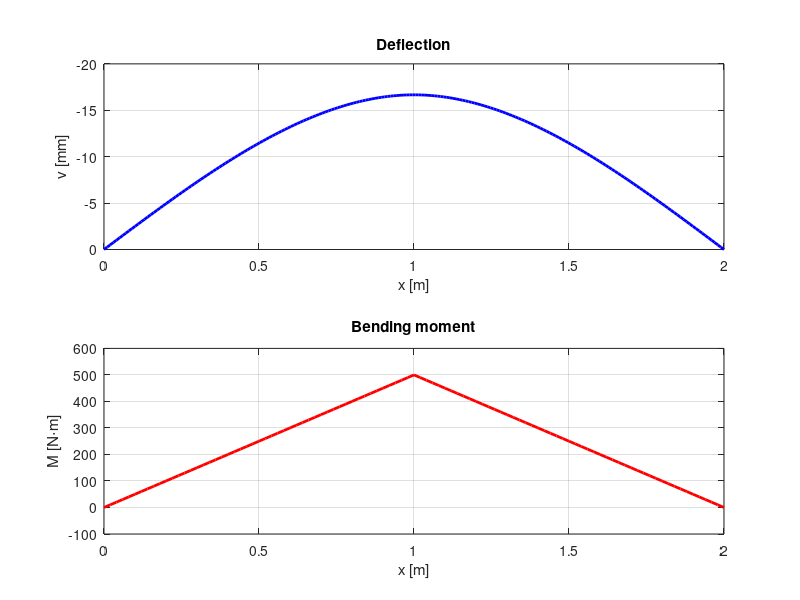

Write the MATLAB code that produced this figure. (Note: this script raises an error after producing the figure.)
% fem_beam_simple.m -- Chapter 5: Worked Example
% Simply supported Euler-Bernoulli beam, 2 equal elements
% L = 2 m, EI = 1e4 N*m^2, P = 1000 N at midspan
% Sign convention: upward-positive displacement, CCW-positive rotation
% Units: N, m
clear; clc; close all;

%% --- Parameters ---
L  = 2;      % total beam length [m]
Le = L/2;    % element length [m]
EI = 1e4;    % bending stiffness [N*m^2]
P  = 1000;   % applied load [N] (downward, enters as -P)

nNodes = 3;  nEl = 2;  nDOF = 2*nNodes;   % 6 DOFs total
% DOF map: node i -> (2i-1) = v_i, (2i) = theta_i
% DOFs: [v1 th1 v2 th2 v3 th3] = [1 2 3 4 5 6]

%% --- Element stiffness matrix ---
K0 = EI / Le^3;
fprintf('K0 = EI/Le^3 = %.4g N/m\n\n', K0);

Ce = [12   6*Le   -12   6*Le;
      6*Le 4*Le^2 -6*Le 2*Le^2;
     -12  -6*Le    12  -6*Le;
      6*Le 2*Le^2 -6*Le 4*Le^2];

ke = K0 * Ce;
fprintf('=== Element stiffness matrix k_e [N/m, N, N*m] ===\n');
fprintf('(K0 = %.4g N/m; Le = %.4g m)\n', K0, Le);
disp(ke);

%% --- Global assembly ---
K = zeros(nDOF);
for e = 1:nEl
    n1 = e; n2 = e+1;
    dofs = [2*n1-1, 2*n1, 2*n2-1, 2*n2];
    K(dofs, dofs) = K(dofs, dofs) + ke;
end
fprintf('=== Assembled 6x6 Global K [N/m or N or N*m] ===\n');
disp(K/K0);
fprintf('(all entries above multiplied by 1/K0)\n\n');

%% --- Load vector and BCs ---
F = zeros(nDOF, 1);
F(3) = -P;   % downward load at node 2 (DOF 3 = v2)

fixedDOFs = [1, 5];   % v1=0, v3=0 (pin and roller)
freeDOFs  = [2, 3, 4, 6];

Kff = K(freeDOFs, freeDOFs);
Ff  = F(freeDOFs);

fprintf('=== Reduced 4x4 System (free DOFs: th1 v2 th2 th3) ===\n');
fprintf('Kff =\n'); disp(Kff);
fprintf('Ff = [%.1f; %.1f; %.1f; %.1f] N or N*m\n\n', Ff(1),Ff(2),Ff(3),Ff(4));

%% --- Solve ---
u_free = Kff \ Ff;
u = zeros(nDOF, 1);
u(freeDOFs) = u_free;

fprintf('=== Nodal Displacements ===\n');
fprintf('v1    = %+.6f m  (fixed)\n', u(1));
fprintf('th1   = %+.6f rad\n', u(2));
fprintf('v2    = %+.6f m  (= %.4f mm)\n', u(3), u(3)*1000);
fprintf('th2   = %+.6f rad\n', u(4));
fprintf('v3    = %+.6f m  (fixed)\n', u(5));
fprintf('th3   = %+.6f rad\n', u(6));

% Analytical check
v2_analytic = P*L^3/(48*EI);
fprintf('\nAnalytical v2 = PL^3/(48EI) = %.6f m = %.4f mm\n', v2_analytic, v2_analytic*1000);
fprintf('FEM error = %.2e %%\n\n', abs(u(3)-v2_analytic)/v2_analytic*100);

%% --- Reactions ---
R = K*u - F;
fprintf('=== Support Reactions ===\n');
fprintf('R1 (v1): %+.4f N\n', R(1));
fprintf('R3 (v3): %+.4f N\n', R(5));
fprintf('Sum F:   %+.6f N (should be 0)\n\n', R(1)+R(5)-P);

%% --- Bending moment along beam ---
n_pts = 51;
M_all = []; x_all = [];
for e = 1:nEl
    n1 = e; n2 = e+1;
    dofs = [2*n1-1, 2*n1, 2*n2-1, 2*n2];
    ue = u(dofs);
    xi = linspace(0, Le, n_pts);
    % Second derivative of Hermite functions (curvature-displacement matrix)
    H1pp = (12*xi/Le^3 - 6/Le^2);
    H2pp = (6*xi/Le^2 - 4/Le);
    H3pp = (-12*xi/Le^3 + 6/Le^2);
    H4pp = (6*xi/Le^2 - 2/Le);
    % Bending moment M = EI * v''  (sagging positive)
    My = EI * (H1pp*ue(1) + H2pp*ue(2) + H3pp*ue(3) + H4pp*ue(4));
    x_el = (e-1)*Le + xi;
    M_all = [M_all, My];
    x_all = [x_all, x_el];
end
M_max = max(abs(M_all));
fprintf('=== Bending Moment ===\n');
fprintf('M_max = %.4f N*m  (analytical PL/4 = %.4f N*m)\n\n', M_max, P*L/4);

%% --- Figure ---
figure('Color','white','Position',[100 100 800 500]);
subplot(2,1,1);
x_plot = [0, Le, 2*Le]; v_plot = [u(1), u(3), u(5)]*1000;
xi_fine = linspace(0, L, 200);
v_fine = zeros(size(xi_fine));
for i = 1:length(xi_fine)
    xi = xi_fine(i);
    e = min(floor(xi/Le)+1, nEl);
    x_loc = xi - (e-1)*Le;
    n1=e; n2=e+1; dofs=[2*n1-1,2*n1,2*n2-1,2*n2]; ue=u(dofs);
    h1 = 1 - 3*(x_loc/Le)^2 + 2*(x_loc/Le)^3;
    h2 = x_loc*(1-x_loc/Le)^2;
    h3 = 3*(x_loc/Le)^2 - 2*(x_loc/Le)^3;
    h4 = x_loc*((x_loc/Le)^2 - x_loc/Le);
    v_fine(i) = (h1*ue(1)+h2*ue(2)+h3*ue(3)+h4*ue(4))*1000;
end
plot(xi_fine, v_fine, 'b-', 'LineWidth', 2);
xlabel('x [m]'); ylabel('v [mm]');
title('Deflection'); grid on; set(gca,'YDir','reverse');

subplot(2,1,2);
plot(x_all, M_all, 'r-', 'LineWidth', 2);
xlabel('x [m]'); ylabel('M [N\cdotm]');
title('Bending moment'); grid on;
yline(0,'k--');

book_style(gcf);
exportgraphics(gcf,'../figures/beam_simple_results.pdf','ContentType','vector');
exportgraphics(gcf,'../figures/beam_simple_results.png','Resolution',300);
fprintf('Figures saved.\n');
